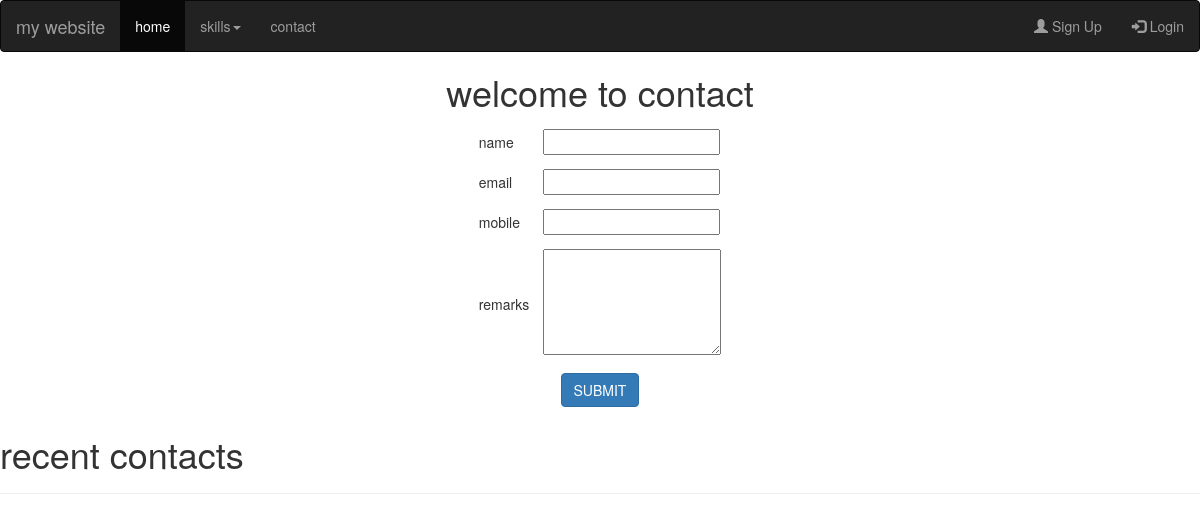
The app's page /contact/, older data.
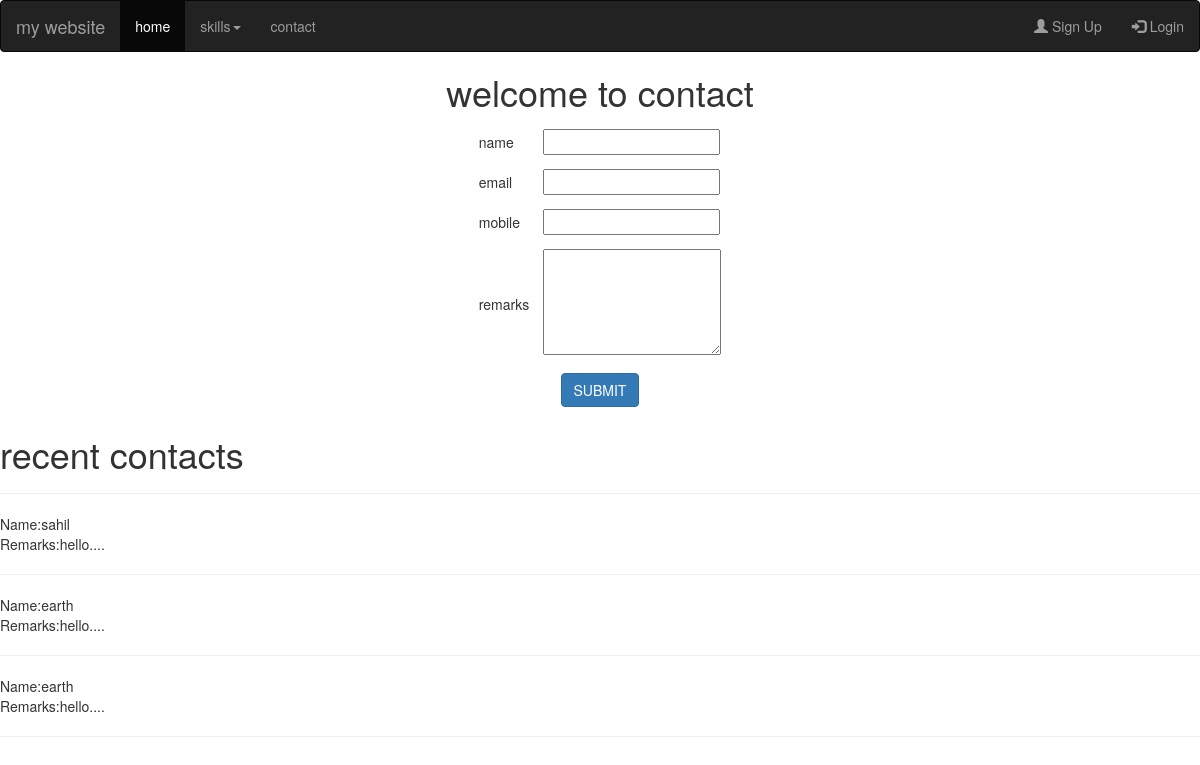
The same page, newer data.
### myapp/models.py (models this page shows, shortened)
class Contact(models.Model):
	name=models.CharField(max_length=100)
	email=models.EmailField()
	mobile=models.PositiveIntegerField()
	remarks=models.TextField()

### myapp/views.py (the view)
# urls.py: path('contact/',views.contact,name='contact'),
def contact(request):
	if request.method=="POST":
		Contact.objects.create(
			name=request.POST['name'],
			email=request.POST['email'],
			mobile=request.POST['mobile'],
			remarks=request.POST['remarks']
			)
		msg="data saved successfully"
		contacts=Contact.objects.all().order_by("-id")[:3]
		return render(request,'contact.html',{'msg':msg,'contacts':contacts})
	else:
		contacts=Contact.objects.all().order_by("-id")[:3]
		return render(request,'contact.html',{'contacts':contacts})

### myapp/templates/contact.html (shortened to what this page needs)
{% extends 'header.html'%}
{% block content %}
<!DOCTYPE html>
<html>
<head>
</head>
<body>
<center>
<h1>welcome to contact</h1>
<form method="post" action="{% url 'contact'%}">
	<table>
		<tr>
			<td>name</td>
			<td><input type="text" name="name"></td>
		</tr>
		<tr>
			<td>email</td>
			<td><input type="text" name="email">
		</tr>
		<tr>
			<td>mobile</td>
			<td><input type="text" name="mobile">
		</tr>
		<tr>
			<td>remarks</td>
			<td><textarea rows="5" cols="21" name="remarks"></textarea>
		</tr>
		<tr>
			<td colspan="2" align="center"><input type="submit" value="SUBMIT" class="btn btn-primary">
			</td>
		</tr>
	</table>
</form></center>
<h1>recent contacts</h1>
<hr>
{% for i in contacts%}
 	Name:{{i.name}}<br>
 	Remarks:{{i.remarks}}<br><hr>
{% endfor%}
</body>
</html>
{% endblock %}

### myapp/templates/header.html (shortened to what this page needs)
<!DOCTYPE html>
<html>
<head>
  <link rel="stylesheet" href="https://maxcdn.bootstrapcdn.com/bootstrap/3.4.1/css/bootstrap.min.css">
  </head>
<body>
	<nav class="navbar navbar-inverse">
  <div class="container-fluid">
    <div class="navbar-header">
      <a class="navbar-brand" href="/">my website</a>
    </div>
    <ul class="nav navbar-nav">
      <li class="active"><a href="/">home</a></li>
      <li class="dropdown"><a class="dropdown-toggle" data-toggle="dropdown" href="#">skills<span class="caret"></span></a>
      </li>
      <li><a href="{% url 'contact' %}">contact</a></li>
    </ul>
    <ul class="nav navbar-nav navbar-right">
      {% if request.session.email %}
        <li><a href="{% url 'change-password' %}"><span class="glyphicon glyphicon-edit"></span>change password </a></li>
        <li><a href="{% url 'logout' %}"><span class="glyphicon glyphicon-log-in"></span> Logout ({{request.session.fname}})</a></li>
        <a href="{% url 'profile' %}"><image src="{{request.session.profile_picture}}" style="width:50px ; height: 50px;"></a>
      {% else %}
        <li><a href="{% url 'signup' %}"><span class="glyphicon glyphicon-user"></span> Sign Up</a></li>
        <li><a href="{% url 'login' %}"><span class="glyphicon glyphicon-log-in"></span> Login</a></li>
      {% endif %}
    </ul>
  </div>
</nav>
{% block content %}
{% endblock %}
</body>
</html>

### myapp/templates/header.html (style rules this page uses)
tr,td { padding: 7px; }

Row changes from the older to the newer data that the page shows:
added Contact: name "sahil", remarks "hello...."
added Contact: name "earth", remarks "hello...."
added Contact: name "earth", remarks "hello...."
